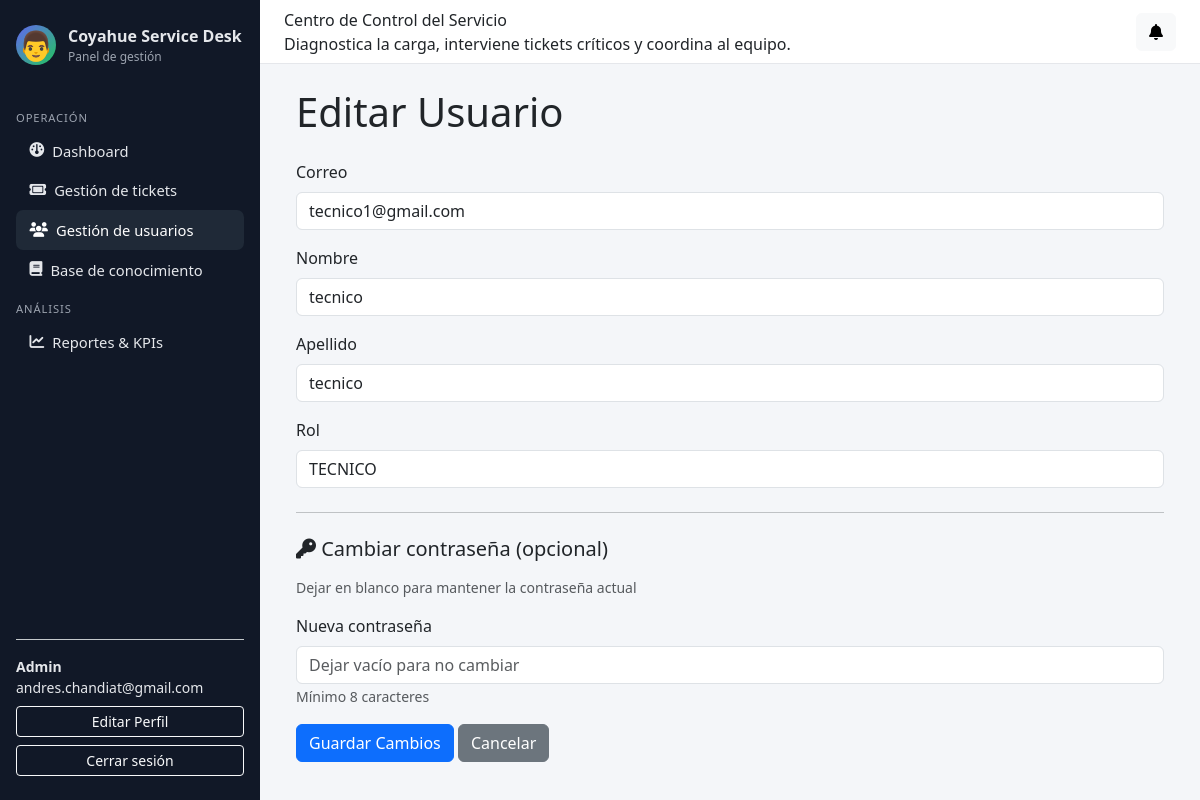
Screenshot of /panel/usuarios/2/editar/ (signed in) with the database file from the repository.
### accounts/models.py (models this page shows, shortened)
class Usuario(AbstractUser):
    username = None
    email = models.EmailField("email address", unique=True)
    rol = models.ForeignKey(
        Rol,
        on_delete=models.PROTECT,
        related_name="usuarios",
        null=True,
        blank=True,
    )
    telefono = models.CharField(max_length=30, blank=True)
    departamento = models.CharField(max_length=100, blank=True)
    activo = models.BooleanField(default=True)
    AVATAR_CHOICES = [
        ('👤', '👤 Persona'),
        ('👨', '👨 Hombre'),
        ('👩', '👩 Mujer'),
        ('🧑', '🧑 Persona neutra'),
        ('👔', '👔 Profesional'),
        ('💼', '💼 Ejecutivo'),
        ('🎓', '🎓 Estudiante'),
        ('⚙️', '⚙️ Técnico'),
    ]
    avatar = models.CharField(
        max_length=10,
        choices=AVATAR_CHOICES,
        default='👤',
        help_text="Ícono de perfil personalizado"
    )
    fecha_creacion = models.DateTimeField(auto_now_add=True)
    fecha_actualizacion = models.DateTimeField(auto_now=True)
    USERNAME_FIELD = "email"
    REQUIRED_FIELDS: list[str] = []  # no pedimos username, solo email + password
    objects = UsuarioManager()

class Rol(models.Model):
    nombre_rol = models.CharField(max_length=50, unique=True)
    descripcion = models.TextField(blank=True)
    permisos = models.JSONField(default=dict, blank=True)
    fecha_creacion = models.DateTimeField(auto_now_add=True)

### accounts/views.py (the view, shortened to what this page needs)
# urls.py: path("panel/usuarios/<int:usuario_id>/editar/", usuarios_editar, name="usuarios_editar"),
@login_required
def usuarios_editar(request, usuario_id):
    if not require_role(request.user, "ADMIN"):
        return HttpResponseForbidden("No tienes permiso para ver esta sección.")
    usuario = get_object_or_404(Usuario, id=usuario_id)
    roles = Rol.objects.all()
    return render(request, "admin/usuarios_editar.html", {
        "usuario": usuario,
        "roles": roles,
    })

### accounts/views.py (called while the page is built)
def require_role(user, rol_nombre: str) -> bool:
    return (
        user.is_authenticated
        and hasattr(user, "rol")
        and user.rol
        and user.rol.nombre_rol.upper() == rol_nombre.upper()
    )

### notifications/context_processors.py (called while the page is built)
def notificaciones_context(request):
    if not request.user.is_authenticated:
        return {}
    qs = Notificacion.objects.filter(
        usuario_destino=request.user,
        leida=False
    ).order_by("-fecha_envio")
    return {
        "notificaciones_no_leidas": qs,
        "total_notificaciones_no_leidas": qs.count(),
    }

### templates/admin/usuarios_editar.html (shortened to what this page needs)
{% extends "base_admin.html" %}
{% block content %}
<div class="container">
    <h1 class="mb-4">Editar Usuario</h1>
    <form method="POST">
        <div class="mb-3">
            <label class="form-label">Correo</label>
            <input type="email" class="form-control" name="email" value="{{ usuario.email }}" required>
        </div>
        <div class="mb-3">
            <label class="form-label">Nombre</label>
            <input type="text" class="form-control" name="first_name" value="{{ usuario.first_name }}">
        </div>
        <div class="mb-3">
            <label class="form-label">Apellido</label>
            <input type="text" class="form-control" name="last_name" value="{{ usuario.last_name }}">
        </div>
        <div class="mb-3">
            <label class="form-label">Rol</label>
            <select name="rol" class="form-control">
                {% for r in roles %}
                <option value="{{ r.id }}" {% if usuario.rol.id == r.id %}selected{% endif %}>
                    {{ r.nombre_rol }}
                </option>
                {% endfor %}
            </select>
        </div>
        <hr class="my-4">
        <h5 class="mb-3">
            <i class="fas fa-key"></i> Cambiar contraseña (opcional)
        </h5>
        <p class="text-muted small mb-3">
            Dejar en blanco para mantener la contraseña actual
        </p>
        <div class="mb-3">
            <label class="form-label">Nueva contraseña</label>
            <input
                type="password"
                class="form-control"
                name="nueva_password"
                placeholder="Dejar vacío para no cambiar"
                minlength="8"
            >
            <small class="form-text text-muted">
                Mínimo 8 caracteres
            </small>
        </div>
        <button type="submit" class="btn btn-primary">Guardar Cambios</button>
        <a href="{% url 'usuarios_listar' %}" class="btn btn-secondary">Cancelar</a>
    </form>
</div>
{% endblock %}

### templates/base_admin.html (shortened to what this page needs)
{% load static %}
<!DOCTYPE html>
<html lang="es">
<head>
    <link href="https://cdn.jsdelivr.net/npm/bootstrap@5.3.2/dist/css/bootstrap.min.css" rel="stylesheet"/>
    <link rel="stylesheet"
        href="https://cdnjs.cloudflare.com/ajax/libs/font-awesome/6.5.0/css/all.min.css"
/>
</head>
<body>
<div class="layout-wrapper">
    <aside class="sidebar">
        <div class="sidebar-brand">
            <div class="sidebar-brand-icon" style="font-size: 1.8rem;">{{ user.avatar }}</div>
            <div>
                <div class="fw-semibold">Coyahue Service Desk</div>
                <div style="font-size: 0.75rem; color: #9ca3af;">Panel de gestión</div>
            </div>
        </div>
        <nav class="sidebar-nav">
            <div class="sidebar-section-title">Operación</div>
            {% if request.user.is_authenticated and request.user.rol %}
                {% if request.user.rol.nombre_rol|upper == "ADMIN" %}
                    <a href="{% url 'dashboard_admin' %}" class="{% if request.resolver_match.url_name == 'dashboard_admin' %}active-link{% endif %}">
                        <i class="fa-solid fa-gauge"></i> <span>Dashboard</span>
                    </a>
                    <a href="{% url 'tickets_listar' %}" class="{% if request.resolver_match.url_name == 'tickets_listar' %}active-link{% endif %}">
                        <i class="fa-solid fa-ticket"></i> <span>Gestión de tickets</span>
                    </a>
                    <a href="{% url 'usuarios_listar' %}" class="{% if request.resolver_match.url_name in 'usuarios_listar usuarios_crear usuarios_editar usuarios_eliminar' %}active-link{% endif %}">
                        <i class="fa-solid fa-users"></i> <span>Gestión de usuarios</span>
                    </a>
                    <a href="{% url 'faq_admin_listar' %}" class="{% if 'faq_admin' in request.resolver_match.url_name %}active-link{% endif %}">
                        <i class="fa-solid fa-book"></i> <span>Base de conocimiento</span>
                    </a>
                    <div class="sidebar-section-title">Análisis</div>
                    <a href="{% url 'reportes_dashboard' %}" class="{% if request.resolver_match.url_name == 'reportes_dashboard' %}active-link{% endif %}">
                        <i class="fa-solid fa-chart-line"></i> <span>Reportes & KPIs</span>
                    </a>
                {% endif %}
            {% endif %}
        </nav>
        <div class="mt-auto pt-3 border-top border-secondary-subtle small">
            {% if request.user.is_authenticated %}
                <div class="fw-semibold">
                    {% if request.user.rol %}
                        {{ request.user.rol.nombre_rol|title }}
                    {% else %} Usuario {% endif %}
                </div>
                <div class="text-truncate">{{ request.user.email }}</div>
                <a href="{% url 'editar_perfil' %}" class="btn btn-outline-light btn-sm w-100 mt-2">
                     Editar Perfil
                </a>
                <form method="post" action="{% url 'logout' %}" class="mt-2">
                    <button class="btn btn-outline-light btn-sm w-100" type="submit">Cerrar sesión</button>
                </form>
            {% endif %}
        </div>
    </aside>
    <div class="main-area">
        <header class="topbar">
            <div>
                <div class="topbar-title">Centro de Control del Servicio</div>
                <div class="topbar-subtitle">Diagnostica la carga, interviene tickets críticos y coordina al equipo.</div>
            </div>
            <div class="d-flex align-items-center gap-3">
                <div class="dropdown">
                    <button class="btn btn-light position-relative" data-bs-toggle="dropdown">
                        <i class="fa-solid fa-bell"></i>
                    </button>
                </div>
            </div>
        </header>
        <main class="content">
            {% block content %}{% endblock %}
        </main>
    </div>
</div>
</body>
</html>

### templates/base_admin.html (style rules this page uses)
body { font-family: system-ui, -apple-system, BlinkMacSystemFont, "Segoe UI", sans-serif; background-color: #f4f6f9; }
.layout-wrapper { min-height: 100vh; display: flex; flex-direction: row; }
.sidebar { width: 260px; background: #111827; color: #e5e7eb; padding: 1.5rem 1rem; display: flex; flex-direction: column; gap: 1rem; }
.sidebar-brand { display: flex; align-items: center; gap: 0.75rem; margin-bottom: 1rem; }
.sidebar-brand-icon { width: 40px; height: 40px; border-radius: 999px; background: linear-gradient(135deg, #6366f1, #22c55e); display: flex; align-items: center; justify-content: center; color: #fff; font-weight: 700; }
.sidebar-nav a { display: flex; align-items: center; gap: 0.5rem; padding: 0.55rem 0.85rem; border-radius: 0.45rem; color: #e5e7eb; text-decoration: none; font-size: 0.92rem; }
.sidebar-nav a:hover, .sidebar-nav a.active-link { background: #1f2937; color: #ffffff; }
.sidebar-section-title { text-transform: uppercase; font-size: 0.7rem; letter-spacing: 0.08em; color: #9ca3af; margin-top: 0.75rem; margin-bottom: 0.25rem; }
.main-area { flex: 1; display: flex; flex-direction: column; }
.topbar { height: 64px; background: #ffffff; border-bottom: 1px solid #e5e7eb; display: flex; align-items: center; justify-content: space-between; padding: 0 1.5rem; }
.content { padding: 1.5rem; }

### rows the page displays
Usuario: avatar "👨", user.rol.nombre_rol "Admin", user.email "andres.chandiat@gmail.com"
Usuario: email "tecnico1@gmail.com", first_name "tecnico", last_name "tecnico", rol "TECNICO"
